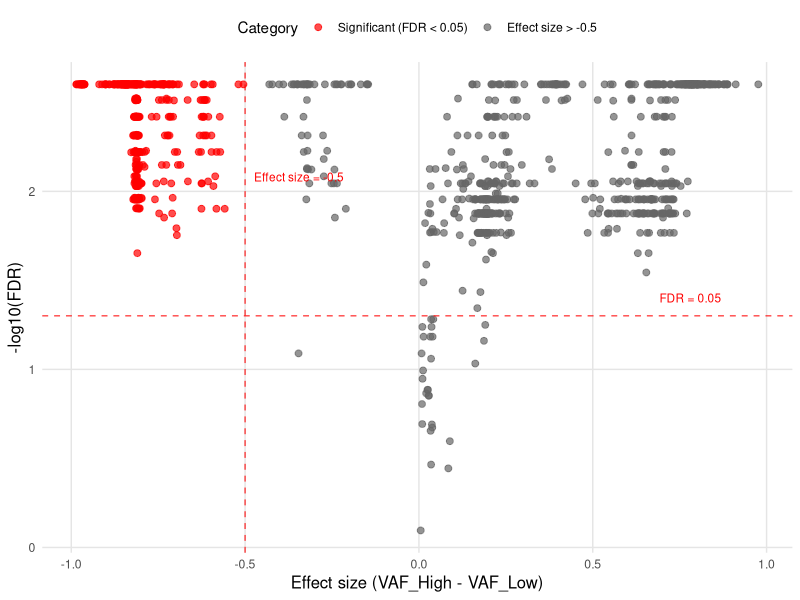
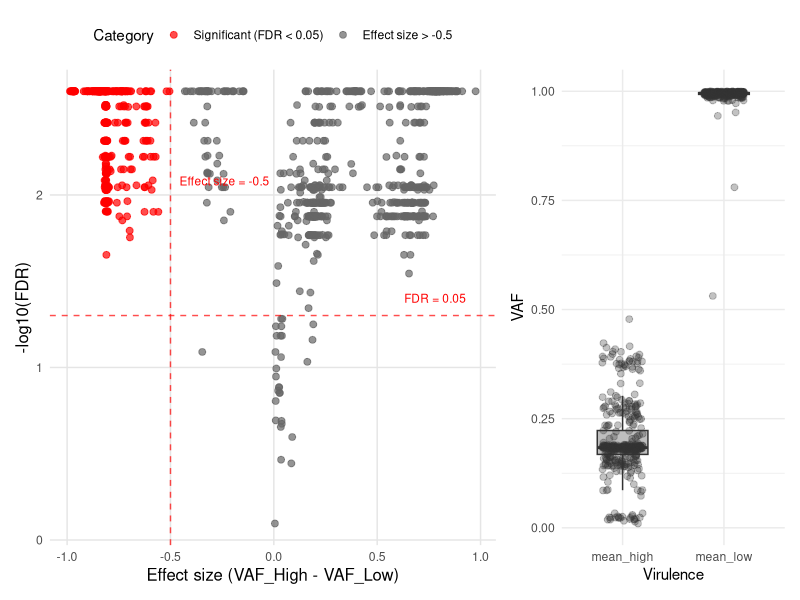
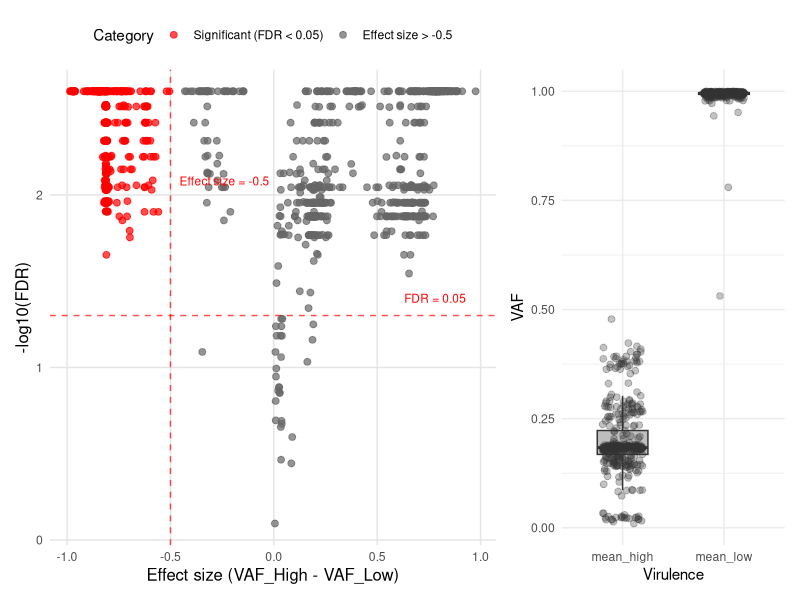

Recreate these plots in R, in order.
# Load libraries
library(tidyverse)
library(rstatix)
library(ggpubr)
library(patchwork)

# Read data
data <- read.csv("alleleFreq_3_8_11_24_data.csv", row.names = 1)

# Preview
head(data)
dim(data)

# Define groups
high_vir <- data[, 1:12]   # High virulence group (12 samples)
low_vir  <- data[, 13:18]  # Low virulence group (6 samples)

# Results container
results <- data.frame(
  SNP = rownames(data),
  p_value = NA,
  p_value_fdr = NA,
  mean_high = rowMeans(high_vir, na.rm = TRUE),
  mean_low  = rowMeans(low_vir, na.rm = TRUE),
  stringsAsFactors = FALSE
)

# Mann‑Whitney U test (two‑sided) for each SNP
for (i in 1:nrow(results)) {
  snp <- results$SNP[i]
  g1 <- as.numeric(high_vir[snp, ]); g1 <- g1[!is.na(g1)]
  g2 <- as.numeric(low_vir[snp, ]);  g2 <- g2[!is.na(g2)]
  
  if (length(g1) > 0 && length(g2) > 0) {
    wt <- wilcox.test(g1, g2, alternative = "two.sided", exact = FALSE)
    results$p_value[i] <- wt$p.value
  }
}

# FDR correction
results$p_value_fdr <- p.adjust(results$p_value, method = "fdr")
results$significant <- results$p_value_fdr < 0.05

# Apply filter: mean_low >= 0.5 & mean_high <= 0.5
filtered <- results %>%
  filter(mean_low >= 0.5, mean_high <= 0.5)

# Significant SNPs after filtering
sig_snps <- filtered %>% filter(significant) %>% arrange(p_value_fdr)

cat("Significant SNPs:\n")
print(sig_snps)

# Save full and significant results
write.csv(results, "all_snp_analysis_results.csv", row.names = FALSE)
write.csv(sig_snps, "significant_snps.csv", row.names = FALSE)

# Prepare data for plot
results <- results %>%
  mutate(
    freq_diff = mean_high - mean_low,
    log10_fdr = -log10(p_value_fdr),
    color_cat = case_when(
      freq_diff > -0.5 ~ "Effect size > -0.5",
      significant     ~ "Significant (FDR < 0.05)",
      TRUE             ~ "Not significant"
    )
  )

# Scatter plot: effect size vs -log10(FDR)
scatter <- ggplot(results, aes(x = freq_diff, y = log10_fdr, color = color_cat)) +
  geom_point(alpha = 0.7, size = 2) +
  scale_color_manual(
    values = c(
      "Effect size > -0.5"     = "grey40",
      "Significant (FDR < 0.05)" = "red",
      "Not significant"          = "gray"
    ),
    breaks = c("Significant (FDR < 0.05)", "Effect size > -0.5", "Not significant")
  ) +
  labs(x = "Effect size (VAF_High - VAF_Low)",
       y = "-log10(FDR)", color = "Category") +
  theme_minimal() +
  theme(
    axis.title = element_text(size = 12),
    legend.position = "top",
    panel.grid.major = element_line(color = "grey90"),
    panel.grid.minor = element_blank()
  ) +
  geom_hline(yintercept = -log10(0.05), linetype = "dashed", color = "red", alpha = 0.7) +
  geom_vline(xintercept = -0.5, linetype = "dashed", color = "red", alpha = 0.7) +
  annotate("text", x = max(results$freq_diff, na.rm = TRUE) * 0.8,
           y = -log10(0.05) + 0.1, label = "FDR = 0.05", color = "red", size = 3) +
  annotate("text", x = -0.5, y = max(results$log10_fdr, na.rm = TRUE) * 0.8,
           label = "Effect size = -0.5", color = "red", size = 3, hjust = -0.1)

print(scatter)

# SNPs with freq_diff < -0.5
snps_below <- results %>% filter(freq_diff < -0.5) %>% arrange(desc(freq_diff))
cat("\nSNPs with frequency difference < -0.5:\n")
print(snps_below[, c("SNP", "mean_high", "mean_low", "freq_diff", "p_value_fdr", "significant")])
write.csv(snps_below, "freq_diff_lt_-0.5_snps.csv", row.names = FALSE)

# Boxplot of VAF for these SNPs
wide <- snps_below[, c("mean_high", "mean_low")]
long <- pivot_longer(wide, cols = everything(), names_to = "Virulence", values_to = "VAF")
boxp <- ggplot(long, aes(x = Virulence, y = VAF)) +
  geom_boxplot(width = 0.5, fill = "grey", outlier.shape = NA) +
  geom_jitter(width = 0.2, size = 2, alpha = 0.3, color = "grey20") +
  labs(x = "Virulence", y = "VAF") +
  theme_minimal()

# Combine plots
combined <- scatter + boxp + plot_layout(widths = c(2, 1))
ggsave("dot-box-high-vs-low.png", combined, width = 8, height = 4, dpi = 300)
ggsave("dot-box-high-vs-low.pdf", combined, width = 8, height = 4)

# Summary statistics
cat("\n=== Summary statistics ===\n")
cat("Total SNPs:", nrow(results), "\n")
cat("Significant (FDR < 0.05):", sum(results$significant, na.rm = TRUE), "\n")
cat("freq_diff > -0.5:", sum(results$freq_diff > -0.5, na.rm = TRUE), "\n")
cat("freq_diff <= -0.5:", sum(results$freq_diff <= -0.5, na.rm = TRUE), "\n")

cat("\nBy effect size range:\n")
cat("  > 0      :", sum(results$freq_diff > 0, na.rm = TRUE), "\n")
cat("  0 to -0.5:", sum(results$freq_diff <= 0 & results$freq_diff > -0.5, na.rm = TRUE), "\n")
cat("  <= -0.5  :", sum(results$freq_diff <= -0.5, na.rm = TRUE), "\n")

cat("\nSNPs with effect size > -0.5:\n")
cat("  Total:", nrow(snps_below), "\n")
cat("  Significant:", sum(snps_below$significant, na.rm = TRUE), "\n")
cat("  Non‑significant:", sum(!snps_below$significant, na.rm = TRUE), "\n")

# Top 10 largest freq_diff
cat("\nTop 10 largest freq_diff:\n")
print(results %>% arrange(desc(freq_diff)) %>% head(10) %>%
        select(SNP, mean_high, mean_low, freq_diff, p_value_fdr, significant))

# Bottom 10 smallest freq_diff
cat("\nBottom 10 smallest freq_diff:\n")
print(results %>% arrange(freq_diff) %>% head(10) %>%
        select(SNP, mean_high, mean_low, freq_diff, p_value_fdr, significant))

# Filtered subset: mean_low >= 0.5 & mean_high <= 0.5
cat("\nFiltered SNPs (mean_low >= 0.5 & mean_high <= 0.5):\n")
cat("  Total:", nrow(filtered), "\n")
cat("  Significant:", sum(filtered$significant, na.rm = TRUE), "\n")

# Write summary to file
sink("analysis_summary.txt")
cat("SNP analysis summary\n")
cat("Generated:", Sys.time(), "\n\n")
cat("Total SNPs:", nrow(results), "\n")
cat("Significant (FDR < 0.05):", sum(results$significant, na.rm = TRUE), "\n")
cat("freq_diff > -0.5:", sum(results$freq_diff > -0.5, na.rm = TRUE),
    "(significant:", sum(results$freq_diff > -0.5 & results$significant, na.rm = TRUE), ")\n")
cat("freq_diff <= -0.5:", sum(results$freq_diff <= -0.5, na.rm = TRUE),
    "(significant:", sum(results$freq_diff <= -0.5 & results$significant, na.rm = TRUE), ")\n")
sink()
